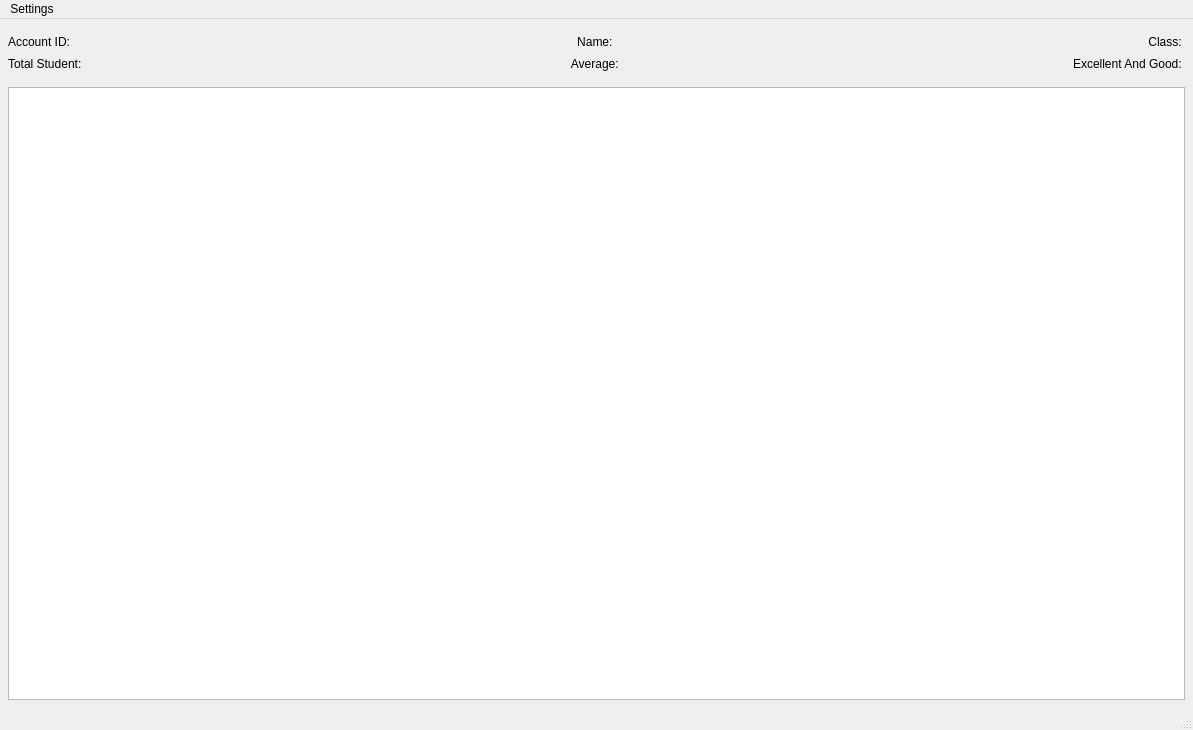
<?xml version="1.0" encoding="UTF-8"?>
<ui version="4.0">
 <class>CounsellorForm</class>
 <widget class="QMainWindow" name="CounsellorForm">
  <property name="geometry">
   <rect>
    <x>0</x>
    <y>0</y>
    <width>1193</width>
    <height>730</height>
   </rect>
  </property>
  <property name="windowTitle">
   <string>MainWindow</string>
  </property>
  <widget class="QWidget" name="centralwidget">
   <layout class="QGridLayout" name="gridLayout_2">
    <property name="leftMargin">
     <number>8</number>
    </property>
    <property name="topMargin">
     <number>8</number>
    </property>
    <property name="rightMargin">
     <number>8</number>
    </property>
    <property name="bottomMargin">
     <number>8</number>
    </property>
    <property name="spacing">
     <number>8</number>
    </property>
    <item row="0" column="0">
     <layout class="QGridLayout" name="gridLayout">
      <property name="topMargin">
       <number>8</number>
      </property>
      <property name="bottomMargin">
       <number>8</number>
      </property>
      <property name="spacing">
       <number>8</number>
      </property>
      <item row="0" column="0">
       <widget class="QLabel" name="lblAccountID">
        <property name="text">
         <string>Account ID:</string>
        </property>
       </widget>
      </item>
      <item row="0" column="1">
       <widget class="QLabel" name="lblName">
        <property name="text">
         <string>Name: </string>
        </property>
        <property name="alignment">
         <set>Qt::AlignCenter</set>
        </property>
       </widget>
      </item>
      <item row="0" column="2">
       <widget class="QLabel" name="lblClass">
        <property name="text">
         <string>Class: </string>
        </property>
        <property name="alignment">
         <set>Qt::AlignRight|Qt::AlignTrailing|Qt::AlignVCenter</set>
        </property>
       </widget>
      </item>
      <item row="1" column="0">
       <widget class="QLabel" name="lblStudentCount">
        <property name="text">
         <string>Total Student: </string>
        </property>
       </widget>
      </item>
      <item row="1" column="1">
       <widget class="QLabel" name="lblAverage">
        <property name="text">
         <string>Average: </string>
        </property>
        <property name="alignment">
         <set>Qt::AlignCenter</set>
        </property>
       </widget>
      </item>
      <item row="1" column="2">
       <widget class="QLabel" name="lblGreatStudent">
        <property name="text">
         <string>Excellent And Good: </string>
        </property>
        <property name="alignment">
         <set>Qt::AlignRight|Qt::AlignTrailing|Qt::AlignVCenter</set>
        </property>
       </widget>
      </item>
     </layout>
    </item>
    <item row="1" column="0">
     <widget class="QTableView" name="tableView"/>
    </item>
   </layout>
  </widget>
  <widget class="QMenuBar" name="menubar">
   <property name="geometry">
    <rect>
     <x>0</x>
     <y>0</y>
     <width>1193</width>
     <height>19</height>
    </rect>
   </property>
   <widget class="QMenu" name="menu">
    <property name="title">
     <string>Settings</string>
    </property>
    <addaction name="acQuery"/>
    <addaction name="acQueryByGrade"/>
    <addaction name="acStatistics"/>
    <addaction name="acExport"/>
    <addaction name="separator"/>
    <addaction name="acLogout"/>
   </widget>
   <addaction name="menu"/>
  </widget>
  <widget class="QStatusBar" name="statusbar"/>
  <action name="acStatistics">
   <property name="text">
    <string>Statistics</string>
   </property>
  </action>
  <action name="acExport">
   <property name="text">
    <string>Export</string>
   </property>
  </action>
  <action name="acLogout">
   <property name="text">
    <string>Logout</string>
   </property>
  </action>
  <action name="acQuery">
   <property name="text">
    <string>Query By Name</string>
   </property>
  </action>
  <action name="acQueryByGrade">
   <property name="text">
    <string>Query By Grade</string>
   </property>
  </action>
  <action name="actionSort_By_Grade">
   <property name="text">
    <string>Sort By Grade</string>
   </property>
  </action>
  <action name="actionSort_By_ID">
   <property name="text">
    <string>Sort By ID</string>
   </property>
  </action>
 </widget>
 <resources/>
 <connections/>
</ui>
